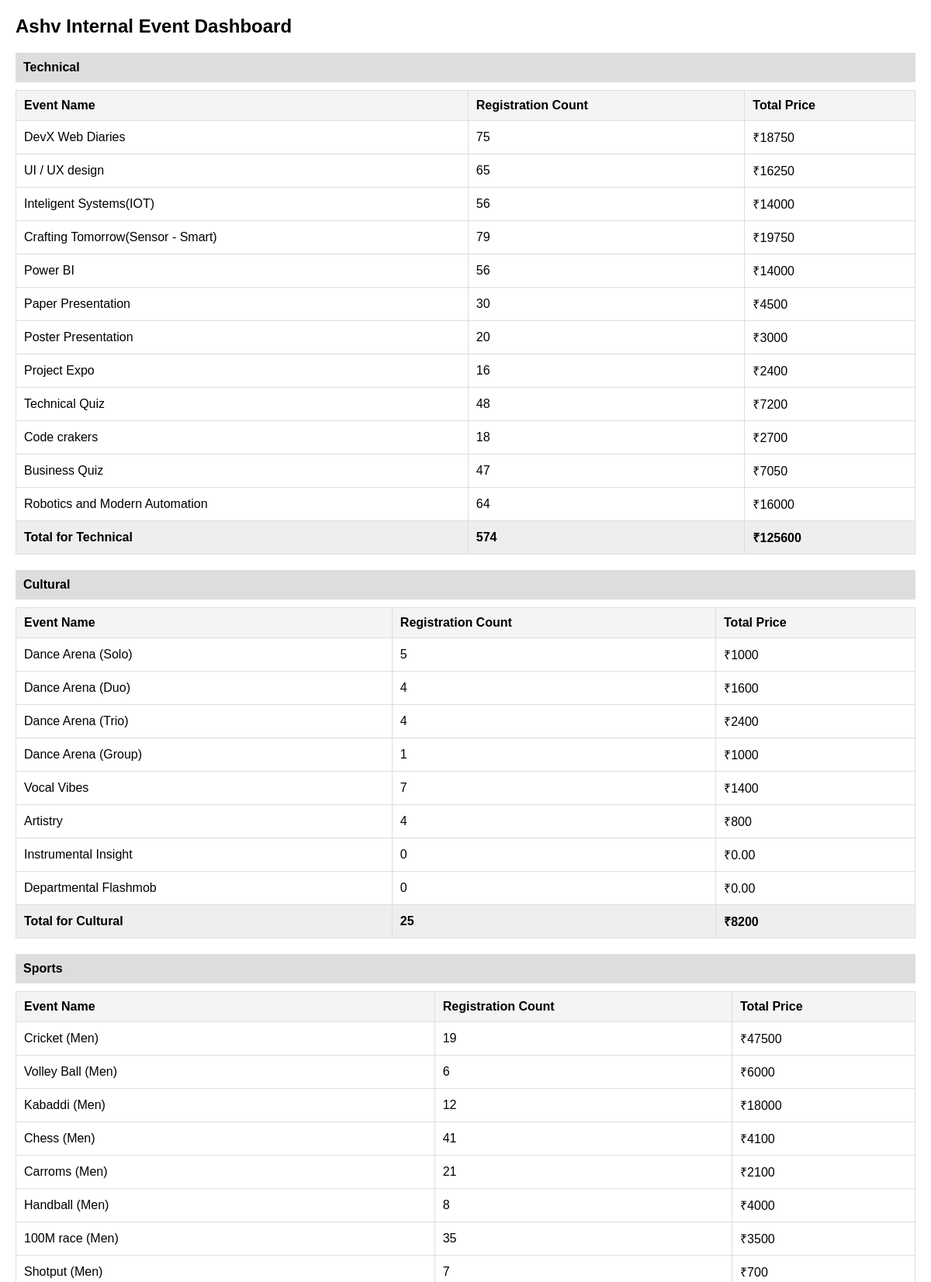
Page /total (upper part) on the committed database.
### offline/models.py (models this page shows, shortened)
class Category(models.Model):
    name = models.CharField(max_length=100)

class Event(models.Model):
    category = models.ForeignKey(Category, on_delete=models.CASCADE, related_name="events")
    name = models.CharField(max_length=100)
    price = models.IntegerField(default=0)

### offline/views.py (the view)
# urls.py: path('total',views.admin_dashboard,name="admin_dashboard"),
def admin_dashboard(request):
    categories = Category.objects.prefetch_related("events").all()
    category_data = []
    grand_total_registrations = 0
    grand_total_amount = 0
    for category in categories:
        events = category.events.annotate(
            registration_count=Count("registration"),
            total_price=F("price") * Count("registration")
        )
        total_category_registrations = sum(event.registration_count for event in events)
        total_category_amount = sum(event.total_price for event in events)
        grand_total_registrations += total_category_registrations
        grand_total_amount += total_category_amount
        category_data.append({
            "category": category.name,
            "events": events,
            "total_registrations": total_category_registrations,
            "total_amount": total_category_amount
        })
    return render(request, "admin_dashboard.html", {
        "category_data": category_data,
        "grand_total_registrations": grand_total_registrations,
        "grand_total_amount": grand_total_amount
    })

### offline/templates/admin_dashboard.html (shortened to what this page needs)
<!DOCTYPE html>
<html lang="en">
<head>
</head>
<body>
    <h2>Ashv Internal Event Dashboard</h2>
    {% for category in category_data %}
        <div class="category-header">{{ category.category }}</div>
        <table>
            <tr>
                <th>Event Name</th>
                <th>Registration Count</th>
                <th>Total Price</th>
            </tr>
            {% for event in category.events %}
            <tr>
                <td>{{ event.name }}</td>
                <td>{{ event.registration_count }}</td>
                <td>₹{{ event.total_price|default:"0.00" }}</td>
            </tr>
            {% empty %}
            <tr>
                <td colspan="3">No events available</td>
            </tr>
            {% endfor %}
            <tr class="total-row">
                <td><strong>Total for {{ category.category }}</strong></td>
                <td>{{ category.total_registrations }}</td>
                <td>₹{{ category.total_amount|default:"0.00" }}</td>
            </tr>
        </table>
    {% endfor %}
</body>
</html>

### offline/templates/admin_dashboard.html (style rules this page uses)
body { font-family: Arial, sans-serif; margin: 20px; }
table { width: 100%; border-collapse: collapse; margin-top: 10px; }
th, td { border: 1px solid #ddd; padding: 10px; text-align: left; }
th { background-color: #f4f4f4; }
.category-header { background-color: #ddd; font-weight: bold; padding: 10px; margin-top: 20px; }
.total-row { font-weight: bold; background-color: #eee; }

### rows in the picture
Category: category "Technical", category "Technical"
Event: name "DevX Web Diaries", registration_count "75", total_price "18750"
Event: name "UI / UX design", registration_count "65", total_price "16250"
Event: name "Inteligent Systems(IOT)", registration_count "56", total_price "14000"
Event: name "Crafting Tomorrow(Sensor - Smart)", registration_count "79", total_price "19750"
Event: name "Power BI", registration_count "56", total_price "14000"
Event: name "Paper Presentation", registration_count "30", total_price "4500"
Event: name "Poster Presentation", registration_count "20", total_price "3000"
Event: name "Project Expo", registration_count "16", total_price "2400"
Event: name "Technical Quiz", registration_count "48", total_price "7200"
Event: name "Code crakers", registration_count "18", total_price "2700"
Event: name "Business Quiz", registration_count "47", total_price "7050"
Event: name "Robotics and Modern Automation", registration_count "64", total_price "16000"
Category: category "Cultural", category "Cultural"
Event: name "Dance Arena (Solo)", registration_count "5", total_price "1000"
Event: name "Dance Arena (Duo)", registration_count "4", total_price "1600"
Event: name "Dance Arena (Trio)", registration_count "4", total_price "2400"
Event: name "Dance Arena (Group)", registration_count "1", total_price "1000"
Event: name "Vocal Vibes", registration_count "7", total_price "1400"
Event: name "Artistry", registration_count "4", total_price "800"
Event: name "Instrumental Insight", registration_count "0", total_price "0.00"
Event: name "Departmental Flashmob", registration_count "0", total_price "0.00"
Category: category "Sports"
Event: name "Cricket (Men)", registration_count "19", total_price "47500"
Event: name "Volley Ball (Men)", registration_count "6", total_price "6000"
Event: name "Kabaddi (Men)", registration_count "12", total_price "18000"
Event: name "Chess (Men)", registration_count "41", total_price "4100"
Event: name "Carroms (Men)", registration_count "21", total_price "2100"
Event: name "Handball (Men)", registration_count "8", total_price "4000"
Event: name "100M race (Men)", registration_count "35", total_price "3500"
Event: name "Shotput (Men)", registration_count "7", total_price "700"

### other values in the picture
{{ category.total_registrations }} "574" "25"
{{ category.total_amount|default:"0.00" }} "125600" "8200"
